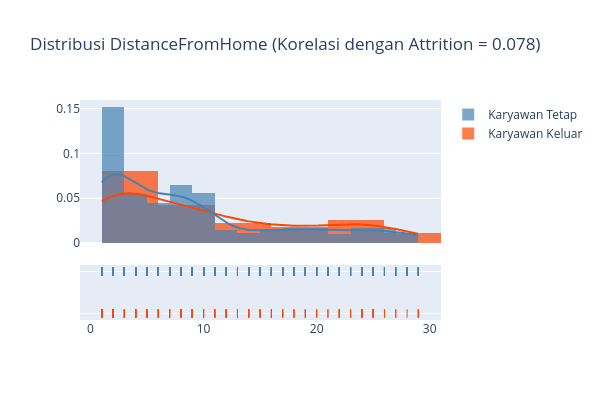

Here is the notebook cell this chart was saved with:
### Code cell
plot_distribusi_variabel('DistanceFromHome', False)

### Figure 1 — Plotly figure (JSON) as saved in the notebook; plotly's stock layout.template omitted (floating-point values rounded to 4 significant figures; data arrays with more than 128 entries replaced by an {"elided": "..."} marker saying what was removed)
{"data": [{"autobinx": false, "histnorm": "probability density", "legendgroup": "Karyawan Keluar", "marker": {"color": "#FF4500"}, "name": "Karyawan Keluar", "opacity": 0.7, "type": "histogram", "x": {"elided": "179 int values"}, "xaxis": "x", "xbins": {"end": 29, "size": false, "start": 1}, "yaxis": "y"}, {"autobinx": false, "histnorm": "probability density", "legendgroup": "Karyawan Tetap", "marker": {"color": "#4682B4"}, "name": "Karyawan Tetap", "opacity": 0.7, "type": "histogram", "x": {"elided": "879 int values"}, "xaxis": "x", "xbins": {"end": 29, "size": false, "start": 1}, "yaxis": "y"}, {"legendgroup": "Karyawan Keluar", "marker": {"color": "#FF4500"}, "mode": "lines", "name": "Karyawan Keluar", "showlegend": false, "type": "scatter", "x": {"elided": "500 float values"}, "xaxis": "x", "y": {"elided": "500 float values"}, "yaxis": "y"}, {"legendgroup": "Karyawan Tetap", "marker": {"color": "#4682B4"}, "mode": "lines", "name": "Karyawan Tetap", "showlegend": false, "type": "scatter", "x": {"elided": "500 float values"}, "xaxis": "x", "y": {"elided": "500 float values"}, "yaxis": "y"}, {"legendgroup": "Karyawan Keluar", "marker": {"color": "#FF4500", "symbol": "line-ns-open"}, "mode": "markers", "name": "Karyawan Keluar", "showlegend": false, "type": "scatter", "x": {"elided": "179 int values"}, "xaxis": "x", "y": {"elided": "179 str values"}, "yaxis": "y2"}, {"legendgroup": "Karyawan Tetap", "marker": {"color": "#4682B4", "symbol": "line-ns-open"}, "mode": "markers", "name": "Karyawan Tetap", "showlegend": false, "type": "scatter", "x": {"elided": "879 int values"}, "xaxis": "x", "y": {"elided": "879 str values"}, "yaxis": "y2"}], "layout": {"barmode": "overlay", "height": 400, "hovermode": "closest", "legend": {"traceorder": "reversed"}, "title": {"text": "Distribusi DistanceFromHome (Korelasi dengan Attrition = 0.078)"}, "width": 600, "xaxis": {"anchor": "y2", "domain": [0, 1], "zeroline": false}, "yaxis": {"anchor": "free", "domain": [0.35, 1], "position": 0}, "yaxis2": {"anchor": "x", "domain": [0, 0.25], "dtick": 1, "showticklabels": false}}}
